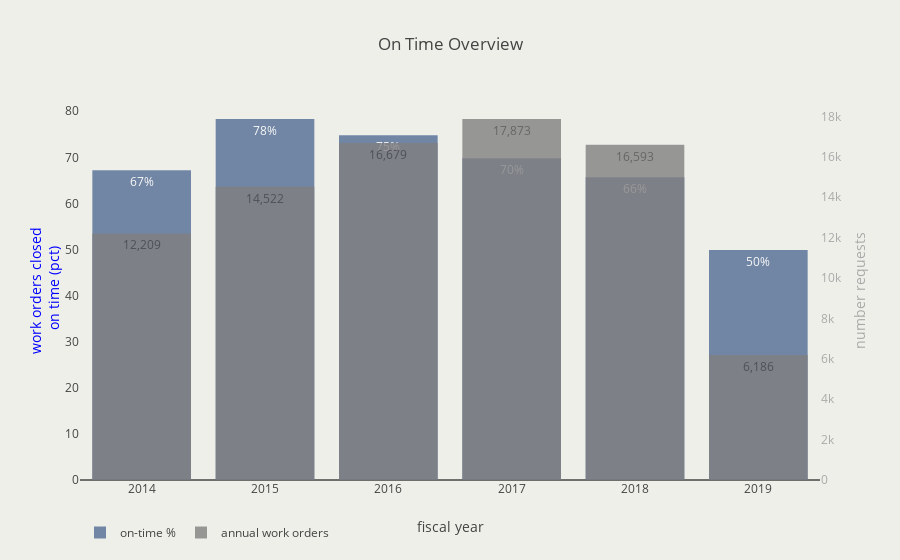

Write notebook code for a chart like this one.
### Code cell
# bar charts of pct closed on time vs volume
kpi_values_dict = {}
for year in closed_workorders_dfs.keys():
    kpi_values_dict[year] = closed_workorders_dfs[year]['on_time'].\
                            value_counts()[0] / fy_dfs[year]['wo_id'].count() * 100


y1_trace = go.Bar(
    x = [year for year in kpi_values_dict.keys()],
    y = [value for value in kpi_values_dict.values()],
    name = 'on-time %',
    marker = dict(color = '#3c5a89'),
    text = ['{:.0f}%'.format(value) for value in kpi_values_dict.values()], 
    opacity = .7
                    )

y2_trace = go.Bar(
    x = [year for year in work_order_volume.keys()],
    y = [value for value in work_order_volume.values()],
    name = 'annual work orders',
    marker = {'color': 'grey'},
    text = ['{:,}'.format(value) for value in work_order_volume.values()],
    opacity = .8,
    yaxis = 'y2')


layout = go.Layout(
    hovermode = 'closest',
    legend = {'orientation': 'h'},
    title = 'On Time Overview',
    xaxis = {'title': 'fiscal year'},
    yaxis = dict(title = 'work orders closed<br> on time (pct)',
                showgrid = False,
                titlefont = dict(color='blue')),
    
    yaxis2=dict(title='number requests',
                    showgrid = False,
                    titlefont=dict(color='darkgrey'),
                    tickfont=dict(color='darkgrey'),
                    overlaying='y',
                    side='right'),
    plot_bgcolor = '#efefea',
    paper_bgcolor = '#efefea'
                    )
fig ={'data':[y1_trace, y2_trace], 'layout': layout}
pyo.iplot(fig)

### Figure 1 — Plotly figure (JSON) as saved in the notebook; plotly's stock layout.template omitted (floating-point values rounded to 4 significant figures)
{"data": [{"marker": {"color": "#3c5a89"}, "name": "on-time %", "opacity": 0.7, "text": ["67%", "78%", "75%", "70%", "66%", "50%"], "type": "bar", "uid": "5b8a70a5-872c-4fd3-88f6-13aa63a3bc48", "x": [2014, 2015, 2016, 2017, 2018, 2019], "y": [67.17, 78.31, 74.76, 69.79, 65.68, 49.89]}, {"marker": {"color": "grey"}, "name": "annual work orders", "opacity": 0.8, "text": ["12,209", "14,522", "16,679", "17,873", "16,593", "6,186"], "type": "bar", "uid": "803e324a-43a2-41e2-84f6-648512b56c2b", "x": [2014, 2015, 2016, 2017, 2018, 2019], "y": [12209, 14522, 16679, 17873, 16593, 6186], "yaxis": "y2"}], "layout": {"hovermode": "closest", "legend": {"orientation": "h"}, "paper_bgcolor": "#efefea", "plot_bgcolor": "#efefea", "title": "On Time Overview", "xaxis": {"title": "fiscal year"}, "yaxis": {"showgrid": false, "title": "work orders closed<br> on time (pct)", "titlefont": {"color": "blue"}}, "yaxis2": {"overlaying": "y", "showgrid": false, "side": "right", "tickfont": {"color": "darkgrey"}, "title": "number requests", "titlefont": {"color": "darkgrey"}}}}
